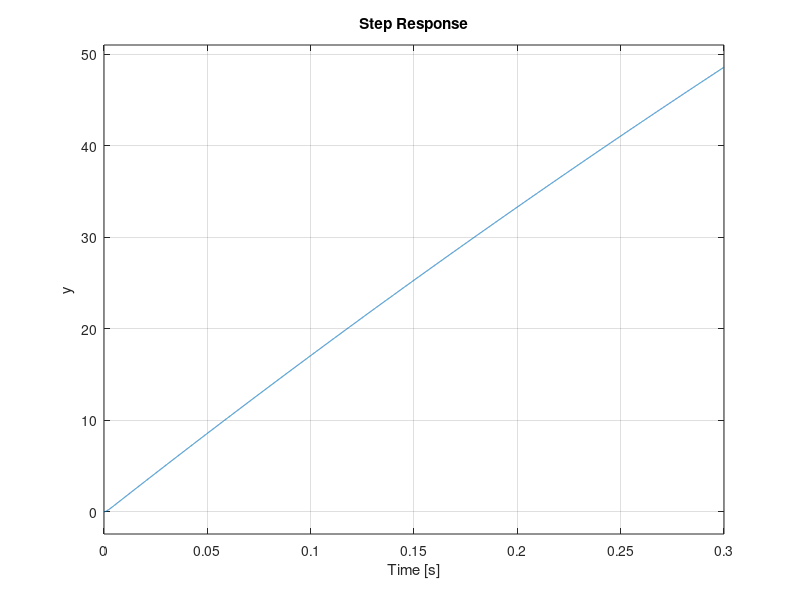

Recreate this plot in MATLAB. (Note: this script raises an error after producing the figure.)
% Reaction Wheels
La = 0.222e-3  ; %H 
Ra = 3.36; % Omh
%Kt = 8.8e-3*(60/(2*pi));
Kt = 8.55e-3; % Nm/A

% B = 8.85e-6*(60/(2*pi));  
B =(1/438)*(60/(2*pi))*1e-3; % Nm/rad/s
% Ke = 0.922e-3*(60/(2*pi)); 
Ke = (1/1120)*(60/(2*pi));  % V/rad/s

T_ext = 6.850e-7;% Nm
T_max = 7.7501e-3;% Nm

RW_omega_max = 3940*((2*pi)/60); % rad/s
% RW_omega_max = 1000*((2*pi)/60); % rad/s

% Inercia RW 
J_rotor = 4.32e-7; %[kg m2]
J_flywheel = 7.1137e-5; %[kg m2]
J = J_rotor+ J_flywheel; %[kg m2]

A_motor = [-B/J Kt/J;
         -Ke/La -Ra/La];
B_motor = [0; 1/La];

C_motor = [1 0];

D_motor = 0;

motor =ss(A_motor,B_motor,C_motor,D_motor,...
    'InputName','v','OutputName','y','StateName',{'w','v'});

amp = tf(5,[1/1000 1]);
plant=motor*amp;
plant.StateName{3} = 'x3';
pole(plant);
isstable(plant);
step(plant);
ctrb_matrix = ctrb(plant);
rank(ctrb_matrix);

% controller

plant.c =eye(3);
plant.StateName{3} = 'x3';
plant.OutputName = {'w','i','x3'};
plant

K = place(plant.a, plant.b, [-7 +5.25j, -7 -5.25j , -21]);
